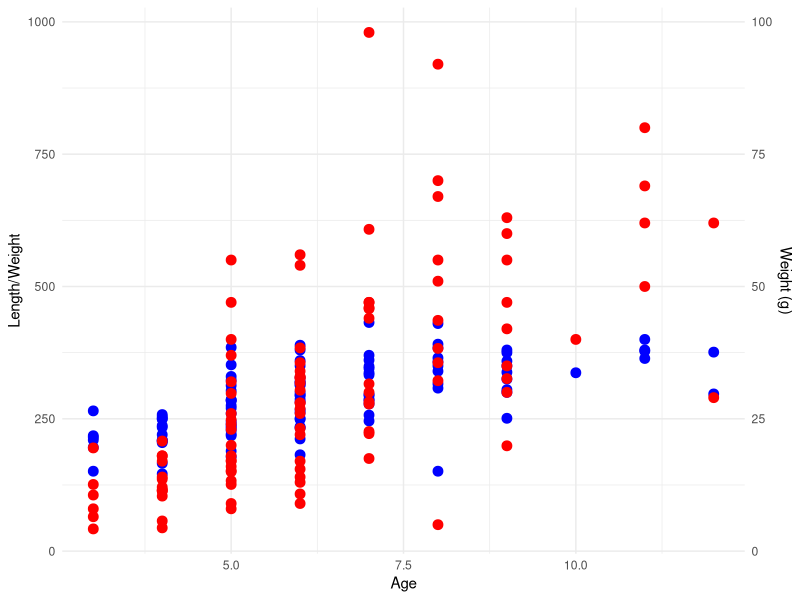
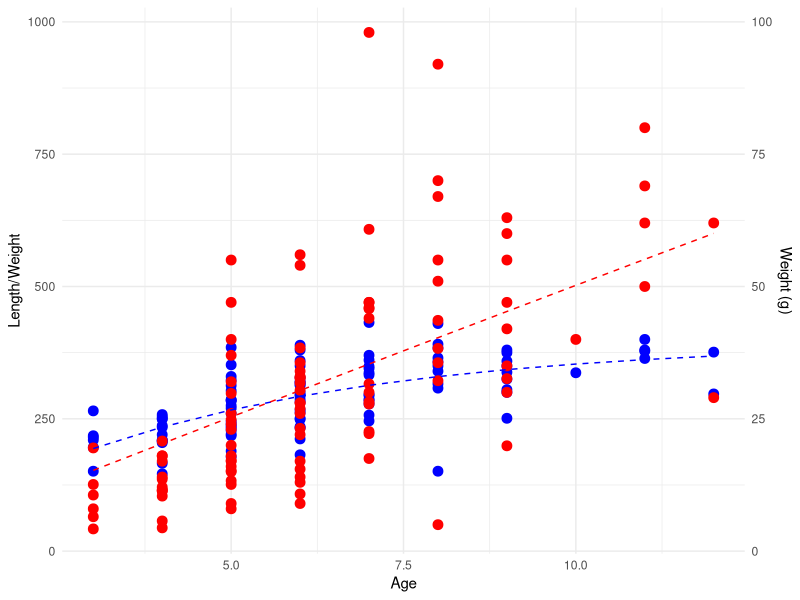
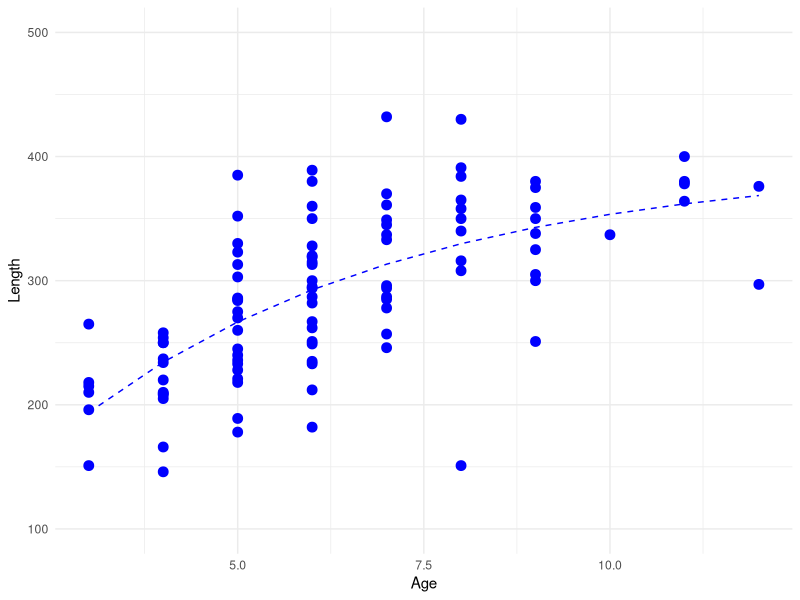
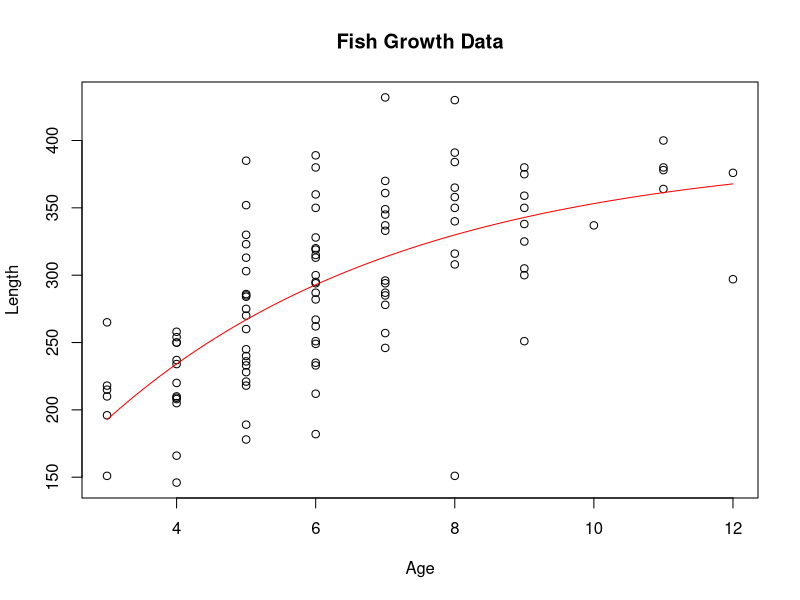
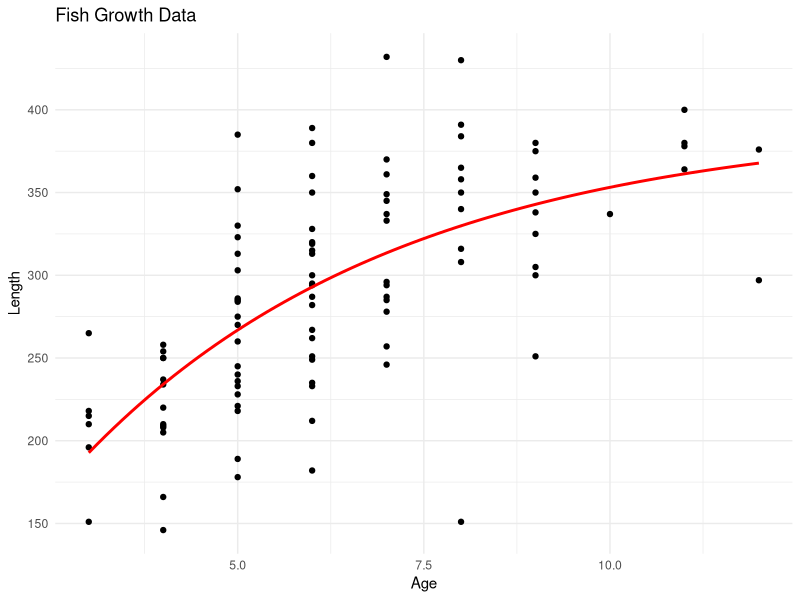
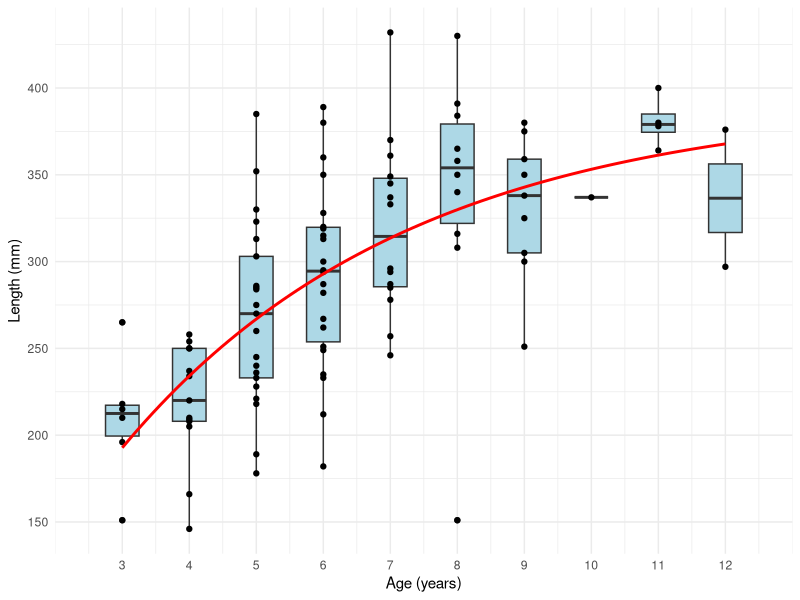

The R script that drew these images, in order:
# Install and load required packages
library(ggplot2)
library(tidyverse)
library(minpack.lm)


# Example data 

library(readr)
example_spine_data <- read_csv("example_spine_data.csv")
View(example_spine_data)

example_spine_data <-subset(example_spine_data, select = -basin)
example_spine_data <- example_spine_data[example_spine_data$spp != "BLG", ]
example_spine_data <- na.omit(example_spine_data)

# Plotting the data
ggplot(example_spine_data, aes(x = age_1)) +
  geom_point(aes(y = length), color = "blue", size = 3) +
  geom_point(aes(y = weight), color = "red", size = 3) +
  labs(x = "Age", y = "Length/Weight") +
  scale_y_continuous(sec.axis = sec_axis(~./10, name = "Weight (g)")) + # Adding secondary y-axis for weight
  theme_minimal()

# Fit von Bertalanffy growth curve
fit_vb_length <- nlsLM(length ~ L_inf * (1 - exp(-k * age_1)), data = example_spine_data, start = list(L_inf = 35, k = 0.2))
fit_vb_weight <- nlsLM(weight ~ W_inf * (1 - exp(-k * age_1)), data = example_spine_data, start = list(W_inf = 100, k = 0.2))

# Predicted values from the fitted model
predicted_lengths <- predict(fit_vb_length)
predicted_weights <- predict(fit_vb_weight)

# Adding fitted growth curves to the plot
plot_data <- data.frame(age = example_spine_data$age_1, predicted_lengths, predicted_weights)
ggplot() +
  geom_point(data = example_spine_data, aes(x = age_1, y = length), color = "blue", size = 3) +
  geom_point(data = example_spine_data, aes(x = age_1, y = weight), color = "red", size = 3) +
  geom_line(data = plot_data, aes(x = age, y = predicted_lengths), color = "blue", linetype = "dashed") +
  geom_line(data = plot_data, aes(x = age, y = predicted_weights), color = "red", linetype = "dashed") +
  labs(x = "Age", y = "Length/Weight") +
  scale_y_continuous(sec.axis = sec_axis(~./10, name = "Weight (g)")) + # Adding secondary y-axis for weight
  theme_minimal()


#Remove weight bogus

plot_data <- data.frame(age = example_spine_data$age_1, predicted_lengths, predicted_weights)
ggplot() +
  geom_point(data = example_spine_data, aes(x = age_1, y = length), color = "blue", size = 3) +
  geom_line(data = plot_data, aes(x = age, y = predicted_lengths), color = "blue", linetype = "dashed") +
  labs(x = "Age", y = "Length") +
  ylim(100,500) +
  theme_minimal()


#Round 2 

# Initial parameter estimates
Linfinity_guess <- max(example_spine_data$length)
K_guess <- 0.23 #From Hesler and Lai
t0_guess <- min(example_spine_data$age_1)

# Fit the von Bertalanffy growth curve using nls
vb_fit <- nls(length ~ Linfinity * (1 - exp(-K * (age_1 - t0))), 
              data = example_spine_data, 
              start = list(Linfinity = Linfinity_guess, K = K_guess, t0 = t0_guess))

# View the summary of the fitted model
summary(vb_fit)

#Linfinity = 392.60329
#K = 0.23181
#t0 = 0.08702

# Visualize the fitted growth curve along with the data
plot(example_spine_data$age_1, example_spine_data$length, xlab = "Age", ylab = "Length", main = "Fish Growth Data")
curve(predict(vb_fit, newdata = data.frame(age_1 = x)), add = TRUE, col = "red")

#New attempt 
#Ggplot 

ggplot(example_spine_data, aes(x = age_1, y = length)) +
  geom_point() +
  geom_smooth(method = "nls", 
              formula = y ~ Linfinity * (1 - exp(-K * (x - t0))),
              method.args = list(start = coef(vb_fit)),
              se = FALSE, 
              color = "red") +
  labs(x = "Age", y = "Length", title = "Fish Growth Data") +
  theme_minimal()

#Boxplot data! 

boxplot_data <- example_spine_data %>%
  mutate(age_class = cut(age_1, breaks = seq(min(age_1), max(age_1), by = 1)))  # You can adjust the breaks as per your age intervals

ggplot() +
  geom_boxplot(data = boxplot_data, aes(x = age_1, y = length, group=age_1), width = 0.5, fill = "lightblue") +
  geom_point(data = example_spine_data, aes(x = age_1, y = length)) +
  geom_smooth(data = example_spine_data, aes(x = age_1, y = length), method = "nls", 
              formula = y ~ Linfinity * (1 - exp(-K * (x - t0))),
              method.args = list(start = coef(vb_fit)),
              se = FALSE, 
              color = "red") +
  labs(x = "Age (years)", y = "Length (mm)") +
  scale_x_continuous(limits = c(2.5, 12.5), breaks = seq(3, 12, by = 1)) +
  theme_minimal()

# Calculate R-squared for the growth curve
model <- nls(length ~ Linfinity * (1 - exp(-K * (age_1 - t0))), 
             data = example_spine_data, 
             start = coef(vb_fit))

# Get the predicted values from the model
predicted_values <- predict(model)

# Calculate residuals
residuals <- residuals(model)

# Calculate total sum of squares (TSS)
TSS <- sum((example_spine_data$length - mean(example_spine_data$length))^2)

# Calculate residual sum of squares (RSS)
RSS <- sum(residuals^2)

# Calculate R-squared
r_squared <- 1 - (RSS / TSS)

# Print or use the R-squared value
print(r_squared)
